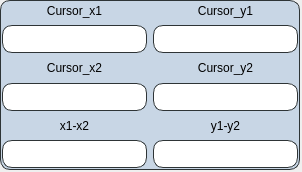
<?xml version="1.0" encoding="UTF-8"?>
<ui version="4.0">
 <class>show_cursor</class>
 <widget class="QWidget" name="show_cursor">
  <property name="geometry">
   <rect>
    <x>0</x>
    <y>0</y>
    <width>302</width>
    <height>172</height>
   </rect>
  </property>
  <property name="windowTitle">
   <string>Form</string>
  </property>
  <widget class="QFrame" name="frame">
   <property name="geometry">
    <rect>
     <x>0</x>
     <y>0</y>
     <width>300</width>
     <height>170</height>
    </rect>
   </property>
   <property name="styleSheet">
    <string notr="true">#frame{border:1px solid;
border-radius:10px;
border-color: rgb(46, 52, 54);
background-color: rgba(114, 159, 207,80);}
#lineEdit{border:1px solid;
border-radius:10px;
border-color: rgb(46, 52, 54);}
#lineEdit_2{border:1px solid;
border-radius:10px;
border-color: rgb(46, 52, 54);}
#lineEdit_3{border:1px solid;
border-radius:10px;
border-color: rgb(46, 52, 54);}
#lineEdit_4{border:1px solid;
border-radius:10px;
border-color: rgb(46, 52, 54);}
#lineEdit_5{border:1px solid;
border-radius:10px;
border-color: rgb(46, 52, 54);}
#lineEdit_6{border:1px solid;
border-radius:10px;
border-color: rgb(46, 52, 54);}</string>
   </property>
   <layout class="QGridLayout" name="gridLayout">
    <property name="leftMargin">
     <number>1</number>
    </property>
    <property name="topMargin">
     <number>1</number>
    </property>
    <property name="rightMargin">
     <number>1</number>
    </property>
    <property name="bottomMargin">
     <number>1</number>
    </property>
    <item row="1" column="1">
     <widget class="QLineEdit" name="lineEdit_4">
      <property name="minimumSize">
       <size>
        <width>0</width>
        <height>28</height>
       </size>
      </property>
     </widget>
    </item>
    <item row="11" column="1">
     <widget class="QLabel" name="label_6">
      <property name="text">
       <string>y1-y2</string>
      </property>
      <property name="alignment">
       <set>Qt::AlignCenter</set>
      </property>
     </widget>
    </item>
    <item row="1" column="0">
     <widget class="QLineEdit" name="lineEdit">
      <property name="minimumSize">
       <size>
        <width>0</width>
        <height>28</height>
       </size>
      </property>
     </widget>
    </item>
    <item row="9" column="0">
     <widget class="QLabel" name="label_2">
      <property name="text">
       <string>Cursor_x2</string>
      </property>
      <property name="alignment">
       <set>Qt::AlignCenter</set>
      </property>
     </widget>
    </item>
    <item row="0" column="0">
     <widget class="QLabel" name="label">
      <property name="text">
       <string>Cursor_x1</string>
      </property>
      <property name="alignment">
       <set>Qt::AlignCenter</set>
      </property>
     </widget>
    </item>
    <item row="0" column="1">
     <widget class="QLabel" name="label_4">
      <property name="text">
       <string>Cursor_y1</string>
      </property>
      <property name="alignment">
       <set>Qt::AlignCenter</set>
      </property>
     </widget>
    </item>
    <item row="9" column="1">
     <widget class="QLabel" name="label_5">
      <property name="text">
       <string>Cursor_y2</string>
      </property>
      <property name="alignment">
       <set>Qt::AlignCenter</set>
      </property>
     </widget>
    </item>
    <item row="10" column="1">
     <widget class="QLineEdit" name="lineEdit_5">
      <property name="minimumSize">
       <size>
        <width>0</width>
        <height>28</height>
       </size>
      </property>
     </widget>
    </item>
    <item row="10" column="0">
     <widget class="QLineEdit" name="lineEdit_2">
      <property name="minimumSize">
       <size>
        <width>0</width>
        <height>28</height>
       </size>
      </property>
     </widget>
    </item>
    <item row="11" column="0">
     <widget class="QLabel" name="label_3">
      <property name="text">
       <string>x1-x2</string>
      </property>
      <property name="alignment">
       <set>Qt::AlignCenter</set>
      </property>
     </widget>
    </item>
    <item row="12" column="0">
     <widget class="QLineEdit" name="lineEdit_3">
      <property name="minimumSize">
       <size>
        <width>0</width>
        <height>28</height>
       </size>
      </property>
     </widget>
    </item>
    <item row="12" column="1">
     <widget class="QLineEdit" name="lineEdit_6">
      <property name="minimumSize">
       <size>
        <width>0</width>
        <height>28</height>
       </size>
      </property>
     </widget>
    </item>
   </layout>
  </widget>
 </widget>
 <resources/>
 <connections/>
</ui>
